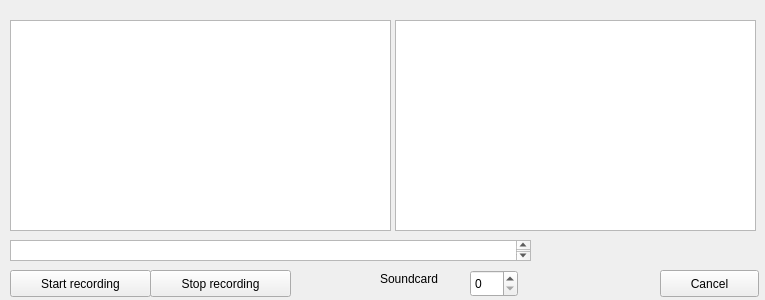
<?xml version="1.0" encoding="UTF-8"?>
<ui version="4.0">
 <class>LiveAudio</class>
 <widget class="QWidget" name="LiveAudio">
  <property name="geometry">
   <rect>
    <x>0</x>
    <y>0</y>
    <width>765</width>
    <height>300</height>
   </rect>
  </property>
  <property name="windowTitle">
   <string>LiveAudio</string>
  </property>
  <widget class="QPushButton" name="cancel_button">
   <property name="geometry">
    <rect>
     <x>660</x>
     <y>270</y>
     <width>99</width>
     <height>27</height>
    </rect>
   </property>
   <property name="text">
    <string>Cancel</string>
   </property>
  </widget>
  <widget class="QPushButton" name="start_recording_button">
   <property name="geometry">
    <rect>
     <x>10</x>
     <y>270</y>
     <width>141</width>
     <height>27</height>
    </rect>
   </property>
   <property name="text">
    <string>Start recording</string>
   </property>
  </widget>
  <widget class="QPushButton" name="stop_recording_button">
   <property name="geometry">
    <rect>
     <x>150</x>
     <y>270</y>
     <width>141</width>
     <height>27</height>
    </rect>
   </property>
   <property name="text">
    <string>Stop recording</string>
   </property>
  </widget>
  <widget class="QGraphicsView" name="spectrogram">
   <property name="geometry">
    <rect>
     <x>395</x>
     <y>20</y>
     <width>361</width>
     <height>211</height>
    </rect>
   </property>
  </widget>
  <widget class="QSpinBox" name="soundcard_idx">
   <property name="geometry">
    <rect>
     <x>470</x>
     <y>270</y>
     <width>48</width>
     <height>27</height>
    </rect>
   </property>
  </widget>
  <widget class="QLabel" name="label">
   <property name="geometry">
    <rect>
     <x>380</x>
     <y>270</y>
     <width>81</width>
     <height>17</height>
    </rect>
   </property>
   <property name="text">
    <string>Soundcard</string>
   </property>
  </widget>
  <widget class="QTextBrowser" name="textBrowser">
   <property name="geometry">
    <rect>
     <x>10</x>
     <y>240</y>
     <width>521</width>
     <height>21</height>
    </rect>
   </property>
  </widget>
  <widget class="QGraphicsView" name="graphicsView">
   <property name="geometry">
    <rect>
     <x>10</x>
     <y>20</y>
     <width>381</width>
     <height>211</height>
    </rect>
   </property>
  </widget>
 </widget>
 <layoutdefault spacing="6" margin="11"/>
 <resources/>
 <connections/>
</ui>
